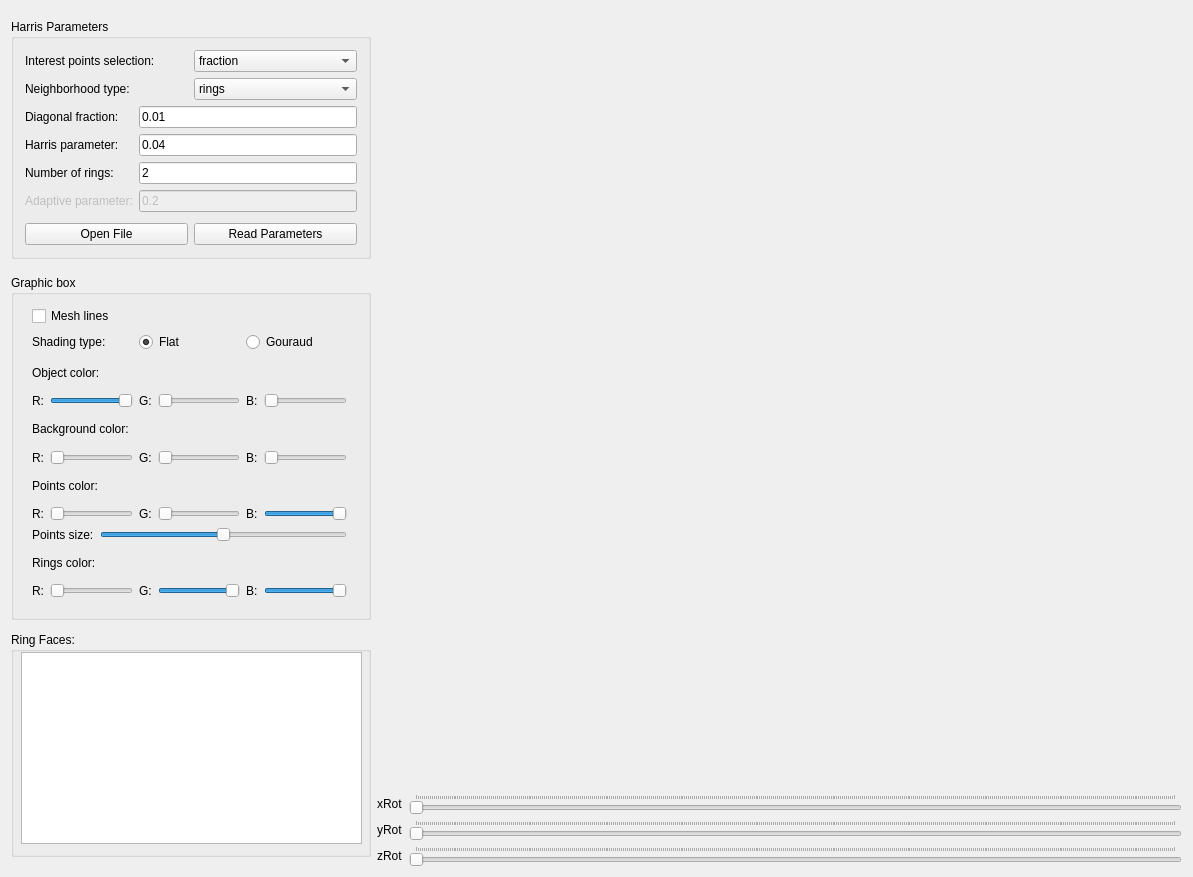
<?xml version="1.0" encoding="UTF-8"?>
<ui version="4.0">
 <class>Window</class>
 <widget class="QWidget" name="Window">
  <property name="geometry">
   <rect>
    <x>0</x>
    <y>0</y>
    <width>1193</width>
    <height>877</height>
   </rect>
  </property>
  <property name="windowTitle">
   <string>Window</string>
  </property>
  <layout class="QHBoxLayout" name="horizontalLayout_25">
   <item>
    <layout class="QVBoxLayout" name="verticalLayout_9">
     <item>
      <widget class="QGroupBox" name="groupBox">
       <property name="minimumSize">
        <size>
         <width>360</width>
         <height>240</height>
        </size>
       </property>
       <property name="maximumSize">
        <size>
         <width>360</width>
         <height>240</height>
        </size>
       </property>
       <property name="title">
        <string>Harris Parameters</string>
       </property>
       <layout class="QVBoxLayout" name="verticalLayout_8">
        <item>
         <layout class="QVBoxLayout" name="verticalLayout_5">
          <item>
           <layout class="QHBoxLayout" name="horizontalLayout_5">
            <item>
             <widget class="QLabel" name="label_4">
              <property name="text">
               <string>Interest points selection:</string>
              </property>
             </widget>
            </item>
            <item>
             <widget class="QComboBox" name="IPScomboBox">
              <item>
               <property name="text">
                <string>fraction</string>
               </property>
              </item>
              <item>
               <property name="text">
                <string>clustring</string>
               </property>
              </item>
             </widget>
            </item>
           </layout>
          </item>
          <item>
           <layout class="QHBoxLayout" name="horizontalLayout_4">
            <item>
             <widget class="QLabel" name="NTlabel">
              <property name="enabled">
               <bool>true</bool>
              </property>
              <property name="text">
               <string>Neighborhood type:       </string>
              </property>
             </widget>
            </item>
            <item>
             <widget class="QComboBox" name="NTcomboBox">
              <property name="enabled">
               <bool>true</bool>
              </property>
              <item>
               <property name="text">
                <string>rings</string>
               </property>
              </item>
              <item>
               <property name="text">
                <string>adaptive</string>
               </property>
              </item>
             </widget>
            </item>
           </layout>
          </item>
          <item>
           <layout class="QFormLayout" name="formLayout">
            <item row="0" column="0">
             <widget class="QLabel" name="DFlabel">
              <property name="text">
               <string>Diagonal fraction:</string>
              </property>
             </widget>
            </item>
            <item row="0" column="1">
             <widget class="QLineEdit" name="DFlineEdit">
              <property name="text">
               <string>0.01</string>
              </property>
             </widget>
            </item>
            <item row="1" column="0">
             <widget class="QLabel" name="HPlabel">
              <property name="text">
               <string>Harris parameter:</string>
              </property>
             </widget>
            </item>
            <item row="1" column="1">
             <widget class="QLineEdit" name="HPlineEdit">
              <property name="text">
               <string>0.04</string>
              </property>
              <property name="placeholderText">
               <string/>
              </property>
             </widget>
            </item>
            <item row="2" column="0">
             <widget class="QLabel" name="RNlabel">
              <property name="text">
               <string>Number of rings:</string>
              </property>
             </widget>
            </item>
            <item row="2" column="1">
             <widget class="QLineEdit" name="RNlineEdit">
              <property name="text">
               <string>2</string>
              </property>
              <property name="placeholderText">
               <string/>
              </property>
             </widget>
            </item>
            <item row="3" column="0">
             <widget class="QLabel" name="SPlabel">
              <property name="enabled">
               <bool>false</bool>
              </property>
              <property name="text">
               <string>Adaptive parameter:</string>
              </property>
             </widget>
            </item>
            <item row="3" column="1">
             <widget class="QLineEdit" name="SPlineEdit">
              <property name="enabled">
               <bool>false</bool>
              </property>
              <property name="text">
               <string>0.2</string>
              </property>
              <property name="placeholderText">
               <string/>
              </property>
             </widget>
            </item>
           </layout>
          </item>
          <item>
           <layout class="QHBoxLayout" name="horizontalLayout_19">
            <item>
             <widget class="QPushButton" name="OpenFilepushButton">
              <property name="text">
               <string>Open File</string>
              </property>
             </widget>
            </item>
            <item>
             <widget class="QPushButton" name="DetectpushButton">
              <property name="text">
               <string>Read Parameters</string>
              </property>
             </widget>
            </item>
           </layout>
          </item>
         </layout>
        </item>
       </layout>
      </widget>
     </item>
     <item>
      <widget class="QGroupBox" name="groupBox_2">
       <property name="minimumSize">
        <size>
         <width>360</width>
         <height>345</height>
        </size>
       </property>
       <property name="maximumSize">
        <size>
         <width>360</width>
         <height>340</height>
        </size>
       </property>
       <property name="title">
        <string>Graphic box</string>
       </property>
       <widget class="QWidget" name="">
        <property name="geometry">
         <rect>
          <x>10</x>
          <y>20</y>
          <width>337</width>
          <height>314</height>
         </rect>
        </property>
        <layout class="QVBoxLayout" name="verticalLayout_7">
         <item>
          <widget class="QCheckBox" name="MeshLinescheckBox">
           <property name="text">
            <string>Mesh lines</string>
           </property>
          </widget>
         </item>
         <item>
          <layout class="QHBoxLayout" name="horizontalLayout_24">
           <item>
            <widget class="QLabel" name="label_22">
             <property name="text">
              <string>Shading type:</string>
             </property>
            </widget>
           </item>
           <item>
            <widget class="QRadioButton" name="radioButton">
             <property name="text">
              <string>Flat</string>
             </property>
             <property name="checked">
              <bool>true</bool>
             </property>
            </widget>
           </item>
           <item>
            <widget class="QRadioButton" name="radioButton_2">
             <property name="text">
              <string>Gouraud </string>
             </property>
            </widget>
           </item>
          </layout>
         </item>
         <item>
          <layout class="QVBoxLayout" name="verticalLayout_3">
           <item>
            <widget class="QLabel" name="label_8">
             <property name="text">
              <string>Object color:</string>
             </property>
            </widget>
           </item>
           <item>
            <layout class="QHBoxLayout" name="horizontalLayout_9">
             <item>
              <layout class="QHBoxLayout" name="horizontalLayout_6">
               <item>
                <widget class="QLabel" name="label_5">
                 <property name="text">
                  <string>R:</string>
                 </property>
                </widget>
               </item>
               <item>
                <widget class="QSlider" name="RObjSlider">
                 <property name="maximum">
                  <number>100</number>
                 </property>
                 <property name="sliderPosition">
                  <number>100</number>
                 </property>
                 <property name="orientation">
                  <enum>Qt::Horizontal</enum>
                 </property>
                </widget>
               </item>
              </layout>
             </item>
             <item>
              <layout class="QHBoxLayout" name="horizontalLayout_7">
               <item>
                <widget class="QLabel" name="label_6">
                 <property name="text">
                  <string>G:</string>
                 </property>
                </widget>
               </item>
               <item>
                <widget class="QSlider" name="GObjSlider">
                 <property name="maximum">
                  <number>100</number>
                 </property>
                 <property name="orientation">
                  <enum>Qt::Horizontal</enum>
                 </property>
                </widget>
               </item>
              </layout>
             </item>
             <item>
              <layout class="QHBoxLayout" name="horizontalLayout_8">
               <item>
                <widget class="QLabel" name="label_7">
                 <property name="text">
                  <string>B:</string>
                 </property>
                </widget>
               </item>
               <item>
                <widget class="QSlider" name="BObjSlider">
                 <property name="maximum">
                  <number>100</number>
                 </property>
                 <property name="orientation">
                  <enum>Qt::Horizontal</enum>
                 </property>
                </widget>
               </item>
              </layout>
             </item>
            </layout>
           </item>
          </layout>
         </item>
         <item>
          <layout class="QVBoxLayout" name="verticalLayout_4">
           <item>
            <widget class="QLabel" name="label_9">
             <property name="text">
              <string>Background color:</string>
             </property>
            </widget>
           </item>
           <item>
            <layout class="QHBoxLayout" name="horizontalLayout_13">
             <item>
              <layout class="QHBoxLayout" name="horizontalLayout_10">
               <item>
                <widget class="QLabel" name="label_10">
                 <property name="text">
                  <string>R:</string>
                 </property>
                </widget>
               </item>
               <item>
                <widget class="QSlider" name="RBackSlider">
                 <property name="maximum">
                  <number>100</number>
                 </property>
                 <property name="orientation">
                  <enum>Qt::Horizontal</enum>
                 </property>
                </widget>
               </item>
              </layout>
             </item>
             <item>
              <layout class="QHBoxLayout" name="horizontalLayout_11">
               <item>
                <widget class="QLabel" name="label_11">
                 <property name="text">
                  <string>G:</string>
                 </property>
                </widget>
               </item>
               <item>
                <widget class="QSlider" name="GBackSlider">
                 <property name="maximum">
                  <number>100</number>
                 </property>
                 <property name="orientation">
                  <enum>Qt::Horizontal</enum>
                 </property>
                </widget>
               </item>
              </layout>
             </item>
             <item>
              <layout class="QHBoxLayout" name="horizontalLayout_12">
               <item>
                <widget class="QLabel" name="label_12">
                 <property name="text">
                  <string>B:</string>
                 </property>
                </widget>
               </item>
               <item>
                <widget class="QSlider" name="BBackSlider">
                 <property name="maximum">
                  <number>100</number>
                 </property>
                 <property name="orientation">
                  <enum>Qt::Horizontal</enum>
                 </property>
                </widget>
               </item>
              </layout>
             </item>
            </layout>
           </item>
          </layout>
         </item>
         <item>
          <layout class="QVBoxLayout" name="verticalLayout">
           <item>
            <widget class="QLabel" name="label_13">
             <property name="text">
              <string>Points color:</string>
             </property>
            </widget>
           </item>
           <item>
            <layout class="QHBoxLayout" name="horizontalLayout_14">
             <item>
              <layout class="QHBoxLayout" name="horizontalLayout_15">
               <item>
                <widget class="QLabel" name="label_14">
                 <property name="text">
                  <string>R:</string>
                 </property>
                </widget>
               </item>
               <item>
                <widget class="QSlider" name="RPointSlider">
                 <property name="maximum">
                  <number>100</number>
                 </property>
                 <property name="orientation">
                  <enum>Qt::Horizontal</enum>
                 </property>
                </widget>
               </item>
              </layout>
             </item>
             <item>
              <layout class="QHBoxLayout" name="horizontalLayout_16">
               <item>
                <widget class="QLabel" name="label_15">
                 <property name="text">
                  <string>G:</string>
                 </property>
                </widget>
               </item>
               <item>
                <widget class="QSlider" name="GPointSlider">
                 <property name="maximum">
                  <number>100</number>
                 </property>
                 <property name="orientation">
                  <enum>Qt::Horizontal</enum>
                 </property>
                </widget>
               </item>
              </layout>
             </item>
             <item>
              <layout class="QHBoxLayout" name="horizontalLayout_17">
               <item>
                <widget class="QLabel" name="label_16">
                 <property name="text">
                  <string>B:</string>
                 </property>
                </widget>
               </item>
               <item>
                <widget class="QSlider" name="BPointSlider">
                 <property name="maximum">
                  <number>100</number>
                 </property>
                 <property name="sliderPosition">
                  <number>100</number>
                 </property>
                 <property name="orientation">
                  <enum>Qt::Horizontal</enum>
                 </property>
                </widget>
               </item>
              </layout>
             </item>
            </layout>
           </item>
          </layout>
         </item>
         <item>
          <layout class="QHBoxLayout" name="horizontalLayout_18">
           <item>
            <widget class="QLabel" name="label_17">
             <property name="text">
              <string>Points size:</string>
             </property>
            </widget>
           </item>
           <item>
            <widget class="QSlider" name="PointSizeSlider">
             <property name="maximum">
              <number>100</number>
             </property>
             <property name="sliderPosition">
              <number>50</number>
             </property>
             <property name="orientation">
              <enum>Qt::Horizontal</enum>
             </property>
            </widget>
           </item>
          </layout>
         </item>
         <item>
          <layout class="QVBoxLayout" name="verticalLayout_6">
           <item>
            <widget class="QLabel" name="label_18">
             <property name="text">
              <string>Rings color:</string>
             </property>
            </widget>
           </item>
           <item>
            <layout class="QHBoxLayout" name="horizontalLayout_20">
             <item>
              <layout class="QHBoxLayout" name="horizontalLayout_21">
               <item>
                <widget class="QLabel" name="label_19">
                 <property name="text">
                  <string>R:</string>
                 </property>
                </widget>
               </item>
               <item>
                <widget class="QSlider" name="RRingSlider">
                 <property name="maximum">
                  <number>100</number>
                 </property>
                 <property name="orientation">
                  <enum>Qt::Horizontal</enum>
                 </property>
                </widget>
               </item>
              </layout>
             </item>
             <item>
              <layout class="QHBoxLayout" name="horizontalLayout_22">
               <item>
                <widget class="QLabel" name="label_20">
                 <property name="text">
                  <string>G:</string>
                 </property>
                </widget>
               </item>
               <item>
                <widget class="QSlider" name="GRingSlider">
                 <property name="maximum">
                  <number>100</number>
                 </property>
                 <property name="sliderPosition">
                  <number>100</number>
                 </property>
                 <property name="orientation">
                  <enum>Qt::Horizontal</enum>
                 </property>
                </widget>
               </item>
              </layout>
             </item>
             <item>
              <layout class="QHBoxLayout" name="horizontalLayout_23">
               <item>
                <widget class="QLabel" name="label_21">
                 <property name="text">
                  <string>B:</string>
                 </property>
                </widget>
               </item>
               <item>
                <widget class="QSlider" name="BRingSlider">
                 <property name="maximum">
                  <number>100</number>
                 </property>
                 <property name="sliderPosition">
                  <number>100</number>
                 </property>
                 <property name="orientation">
                  <enum>Qt::Horizontal</enum>
                 </property>
                </widget>
               </item>
              </layout>
             </item>
            </layout>
           </item>
          </layout>
         </item>
        </layout>
       </widget>
      </widget>
     </item>
     <item>
      <widget class="QGroupBox" name="groupBox_3">
       <property name="minimumSize">
        <size>
         <width>360</width>
         <height>225</height>
        </size>
       </property>
       <property name="maximumSize">
        <size>
         <width>360</width>
         <height>225</height>
        </size>
       </property>
       <property name="title">
        <string>Ring Faces:</string>
       </property>
       <widget class="QListWidget" name="HarrisVerticeslistWidget">
        <property name="geometry">
         <rect>
          <x>10</x>
          <y>20</y>
          <width>341</width>
          <height>192</height>
         </rect>
        </property>
       </widget>
      </widget>
     </item>
    </layout>
   </item>
   <item>
    <layout class="QVBoxLayout" name="verticalLayout_2">
     <item>
      <widget class="MyGLWidget" name="myGLWidget" native="true">
       <property name="minimumSize">
        <size>
         <width>800</width>
         <height>300</height>
        </size>
       </property>
      </widget>
     </item>
     <item>
      <layout class="QHBoxLayout" name="horizontalLayout">
       <item>
        <widget class="QLabel" name="label">
         <property name="text">
          <string>xRot</string>
         </property>
        </widget>
       </item>
       <item>
        <widget class="QSlider" name="rotXSlider">
         <property name="maximum">
          <number>5760</number>
         </property>
         <property name="singleStep">
          <number>16</number>
         </property>
         <property name="pageStep">
          <number>15</number>
         </property>
         <property name="orientation">
          <enum>Qt::Horizontal</enum>
         </property>
         <property name="tickPosition">
          <enum>QSlider::TicksAbove</enum>
         </property>
         <property name="tickInterval">
          <number>15</number>
         </property>
        </widget>
       </item>
      </layout>
     </item>
     <item>
      <layout class="QHBoxLayout" name="horizontalLayout_2">
       <item>
        <widget class="QLabel" name="label_2">
         <property name="text">
          <string>yRot</string>
         </property>
        </widget>
       </item>
       <item>
        <widget class="QSlider" name="rotYSlider">
         <property name="maximum">
          <number>5760</number>
         </property>
         <property name="singleStep">
          <number>16</number>
         </property>
         <property name="pageStep">
          <number>15</number>
         </property>
         <property name="orientation">
          <enum>Qt::Horizontal</enum>
         </property>
         <property name="tickPosition">
          <enum>QSlider::TicksAbove</enum>
         </property>
         <property name="tickInterval">
          <number>15</number>
         </property>
        </widget>
       </item>
      </layout>
     </item>
     <item>
      <layout class="QHBoxLayout" name="horizontalLayout_3">
       <item>
        <widget class="QLabel" name="label_3">
         <property name="text">
          <string>zRot</string>
         </property>
        </widget>
       </item>
       <item>
        <widget class="QSlider" name="rotZSlider">
         <property name="maximum">
          <number>5760</number>
         </property>
         <property name="singleStep">
          <number>16</number>
         </property>
         <property name="pageStep">
          <number>15</number>
         </property>
         <property name="orientation">
          <enum>Qt::Horizontal</enum>
         </property>
         <property name="tickPosition">
          <enum>QSlider::TicksAbove</enum>
         </property>
         <property name="tickInterval">
          <number>15</number>
         </property>
        </widget>
       </item>
      </layout>
     </item>
    </layout>
   </item>
  </layout>
  <zorder></zorder>
  <zorder></zorder>
  <zorder>layoutWidget</zorder>
  <zorder>label_22</zorder>
  <zorder>radioButton</zorder>
  <zorder>radioButton_2</zorder>
 </widget>
 <layoutdefault spacing="6" margin="11"/>
 <customwidgets>
  <customwidget>
   <class>MyGLWidget</class>
   <extends>QWidget</extends>
   <header>myglwidget.h</header>
   <container>1</container>
   <slots>
    <slot>setXRotation(int)</slot>
    <slot>setZRotation(int)</slot>
    <slot>setYRotation(int)</slot>
    <slot>loadOFFFile()</slot>
    <slot>changeObjRColor(int)</slot>
    <slot>changeObjGColor(int)</slot>
    <slot>changeObjBColor(int)</slot>
    <slot>changeBackRColor(int)</slot>
    <slot>changeBackGColor(int)</slot>
    <slot>changeBackBColor(int)</slot>
    <slot>changePointRColor(int)</slot>
    <slot>changePointGColor(int)</slot>
    <slot>changePointBColor(int)</slot>
    <slot>changePointSize(int)</slot>
    <slot>calculateHarrisPoints()</slot>
    <slot>getHPlineEditValue(QString)</slot>
    <slot>getDFlineEditValue(QString)</slot>
    <slot>getRNlineEditValue(QString)</slot>
    <slot>getIPScomboBoxValue(int)</slot>
    <slot>getHVlistWidgetValue(QModelIndex)</slot>
    <slot>changeRingGColor(int)</slot>
    <slot>changeRingRColor(int)</slot>
    <slot>changeRingBColor(int)</slot>
    <slot>MLchecked(bool)</slot>
    <slot>getNTcomboBoxValue(int)</slot>
    <slot>getAPlineEditValue(QString)</slot>
    <slot>SFchecked()</slot>
    <slot>SGchecked()</slot>
   </slots>
  </customwidget>
 </customwidgets>
 <resources/>
 <connections>
  <connection>
   <sender>rotXSlider</sender>
   <signal>valueChanged(int)</signal>
   <receiver>myGLWidget</receiver>
   <slot>setXRotation(int)</slot>
   <hints>
    <hint type="sourcelabel">
     <x>1110</x>
     <y>411</y>
    </hint>
    <hint type="destinationlabel">
     <x>628</x>
     <y>211</y>
    </hint>
   </hints>
  </connection>
  <connection>
   <sender>rotYSlider</sender>
   <signal>valueChanged(int)</signal>
   <receiver>myGLWidget</receiver>
   <slot>setYRotation(int)</slot>
   <hints>
    <hint type="sourcelabel">
     <x>1110</x>
     <y>578</y>
    </hint>
    <hint type="destinationlabel">
     <x>628</x>
     <y>211</y>
    </hint>
   </hints>
  </connection>
  <connection>
   <sender>rotZSlider</sender>
   <signal>valueChanged(int)</signal>
   <receiver>myGLWidget</receiver>
   <slot>setZRotation(int)</slot>
   <hints>
    <hint type="sourcelabel">
     <x>1179</x>
     <y>789</y>
    </hint>
    <hint type="destinationlabel">
     <x>628</x>
     <y>211</y>
    </hint>
   </hints>
  </connection>
  <connection>
   <sender>GObjSlider</sender>
   <signal>valueChanged(int)</signal>
   <receiver>myGLWidget</receiver>
   <slot>changeObjGColor(int)</slot>
   <hints>
    <hint type="sourcelabel">
     <x>242</x>
     <y>399</y>
    </hint>
    <hint type="destinationlabel">
     <x>697</x>
     <y>110</y>
    </hint>
   </hints>
  </connection>
  <connection>
   <sender>BObjSlider</sender>
   <signal>valueChanged(int)</signal>
   <receiver>myGLWidget</receiver>
   <slot>changeObjBColor(int)</slot>
   <hints>
    <hint type="sourcelabel">
     <x>354</x>
     <y>399</y>
    </hint>
    <hint type="destinationlabel">
     <x>697</x>
     <y>81</y>
    </hint>
   </hints>
  </connection>
  <connection>
   <sender>RObjSlider</sender>
   <signal>valueChanged(int)</signal>
   <receiver>myGLWidget</receiver>
   <slot>changeObjRColor(int)</slot>
   <hints>
    <hint type="sourcelabel">
     <x>129</x>
     <y>399</y>
    </hint>
    <hint type="destinationlabel">
     <x>697</x>
     <y>138</y>
    </hint>
   </hints>
  </connection>
  <connection>
   <sender>BPointSlider</sender>
   <signal>valueChanged(int)</signal>
   <receiver>myGLWidget</receiver>
   <slot>changePointBColor(int)</slot>
   <hints>
    <hint type="sourcelabel">
     <x>354</x>
     <y>515</y>
    </hint>
    <hint type="destinationlabel">
     <x>628</x>
     <y>211</y>
    </hint>
   </hints>
  </connection>
  <connection>
   <sender>GBackSlider</sender>
   <signal>valueChanged(int)</signal>
   <receiver>myGLWidget</receiver>
   <slot>changeBackGColor(int)</slot>
   <hints>
    <hint type="sourcelabel">
     <x>242</x>
     <y>457</y>
    </hint>
    <hint type="destinationlabel">
     <x>697</x>
     <y>206</y>
    </hint>
   </hints>
  </connection>
  <connection>
   <sender>BBackSlider</sender>
   <signal>valueChanged(int)</signal>
   <receiver>myGLWidget</receiver>
   <slot>changeBackBColor(int)</slot>
   <hints>
    <hint type="sourcelabel">
     <x>354</x>
     <y>457</y>
    </hint>
    <hint type="destinationlabel">
     <x>628</x>
     <y>210</y>
    </hint>
   </hints>
  </connection>
  <connection>
   <sender>RPointSlider</sender>
   <signal>valueChanged(int)</signal>
   <receiver>myGLWidget</receiver>
   <slot>changePointRColor(int)</slot>
   <hints>
    <hint type="sourcelabel">
     <x>129</x>
     <y>515</y>
    </hint>
    <hint type="destinationlabel">
     <x>697</x>
     <y>196</y>
    </hint>
   </hints>
  </connection>
  <connection>
   <sender>GPointSlider</sender>
   <signal>valueChanged(int)</signal>
   <receiver>myGLWidget</receiver>
   <slot>changePointGColor(int)</slot>
   <hints>
    <hint type="sourcelabel">
     <x>242</x>
     <y>515</y>
    </hint>
    <hint type="destinationlabel">
     <x>628</x>
     <y>206</y>
    </hint>
   </hints>
  </connection>
  <connection>
   <sender>RBackSlider</sender>
   <signal>valueChanged(int)</signal>
   <receiver>myGLWidget</receiver>
   <slot>changeBackRColor(int)</slot>
   <hints>
    <hint type="sourcelabel">
     <x>129</x>
     <y>457</y>
    </hint>
    <hint type="destinationlabel">
     <x>697</x>
     <y>182</y>
    </hint>
   </hints>
  </connection>
  <connection>
   <sender>OpenFilepushButton</sender>
   <signal>clicked()</signal>
   <receiver>myGLWidget</receiver>
   <slot>loadOFFFile()</slot>
   <hints>
    <hint type="sourcelabel">
     <x>86</x>
     <y>244</y>
    </hint>
    <hint type="destinationlabel">
     <x>697</x>
     <y>165</y>
    </hint>
   </hints>
  </connection>
  <connection>
   <sender>PointSizeSlider</sender>
   <signal>valueChanged(int)</signal>
   <receiver>myGLWidget</receiver>
   <slot>changePointSize(int)</slot>
   <hints>
    <hint type="sourcelabel">
     <x>356</x>
     <y>548</y>
    </hint>
    <hint type="destinationlabel">
     <x>628</x>
     <y>189</y>
    </hint>
   </hints>
  </connection>
  <connection>
   <sender>DetectpushButton</sender>
   <signal>clicked()</signal>
   <receiver>myGLWidget</receiver>
   <slot>calculateHarrisPoints()</slot>
   <hints>
    <hint type="sourcelabel">
     <x>357</x>
     <y>244</y>
    </hint>
    <hint type="destinationlabel">
     <x>697</x>
     <y>152</y>
    </hint>
   </hints>
  </connection>
  <connection>
   <sender>HPlineEdit</sender>
   <signal>textEdited(QString)</signal>
   <receiver>myGLWidget</receiver>
   <slot>getHPlineEditValue(QString)</slot>
   <hints>
    <hint type="sourcelabel">
     <x>357</x>
     <y>155</y>
    </hint>
    <hint type="destinationlabel">
     <x>505</x>
     <y>145</y>
    </hint>
   </hints>
  </connection>
  <connection>
   <sender>DFlineEdit</sender>
   <signal>textEdited(QString)</signal>
   <receiver>myGLWidget</receiver>
   <slot>getDFlineEditValue(QString)</slot>
   <hints>
    <hint type="sourcelabel">
     <x>357</x>
     <y>129</y>
    </hint>
    <hint type="destinationlabel">
     <x>505</x>
     <y>86</y>
    </hint>
   </hints>
  </connection>
  <connection>
   <sender>RNlineEdit</sender>
   <signal>textEdited(QString)</signal>
   <receiver>myGLWidget</receiver>
   <slot>getRNlineEditValue(QString)</slot>
   <hints>
    <hint type="sourcelabel">
     <x>357</x>
     <y>181</y>
    </hint>
    <hint type="destinationlabel">
     <x>505</x>
     <y>116</y>
    </hint>
   </hints>
  </connection>
  <connection>
   <sender>IPScomboBox</sender>
   <signal>currentIndexChanged(int)</signal>
   <receiver>myGLWidget</receiver>
   <slot>getIPScomboBoxValue(int)</slot>
   <hints>
    <hint type="sourcelabel">
     <x>357</x>
     <y>70</y>
    </hint>
    <hint type="destinationlabel">
     <x>505</x>
     <y>23</y>
    </hint>
   </hints>
  </connection>
  <connection>
   <sender>HarrisVerticeslistWidget</sender>
   <signal>doubleClicked(QModelIndex)</signal>
   <receiver>myGLWidget</receiver>
   <slot>getHVlistWidgetValue(QModelIndex)</slot>
   <hints>
    <hint type="sourcelabel">
     <x>345</x>
     <y>799</y>
    </hint>
    <hint type="destinationlabel">
     <x>563</x>
     <y>205</y>
    </hint>
   </hints>
  </connection>
  <connection>
   <sender>RRingSlider</sender>
   <signal>valueChanged(int)</signal>
   <receiver>myGLWidget</receiver>
   <slot>changeRingRColor(int)</slot>
   <hints>
    <hint type="sourcelabel">
     <x>129</x>
     <y>604</y>
    </hint>
    <hint type="destinationlabel">
     <x>505</x>
     <y>199</y>
    </hint>
   </hints>
  </connection>
  <connection>
   <sender>GRingSlider</sender>
   <signal>valueChanged(int)</signal>
   <receiver>myGLWidget</receiver>
   <slot>changeRingGColor(int)</slot>
   <hints>
    <hint type="sourcelabel">
     <x>242</x>
     <y>604</y>
    </hint>
    <hint type="destinationlabel">
     <x>521</x>
     <y>195</y>
    </hint>
   </hints>
  </connection>
  <connection>
   <sender>BRingSlider</sender>
   <signal>valueChanged(int)</signal>
   <receiver>myGLWidget</receiver>
   <slot>changeRingBColor(int)</slot>
   <hints>
    <hint type="sourcelabel">
     <x>354</x>
     <y>604</y>
    </hint>
    <hint type="destinationlabel">
     <x>529</x>
     <y>209</y>
    </hint>
   </hints>
  </connection>
  <connection>
   <sender>MeshLinescheckBox</sender>
   <signal>toggled(bool)</signal>
   <receiver>myGLWidget</receiver>
   <slot>MLchecked(bool)</slot>
   <hints>
    <hint type="sourcelabel">
     <x>67</x>
     <y>315</y>
    </hint>
    <hint type="destinationlabel">
     <x>479</x>
     <y>285</y>
    </hint>
   </hints>
  </connection>
  <connection>
   <sender>NTcomboBox</sender>
   <signal>currentIndexChanged(int)</signal>
   <receiver>myGLWidget</receiver>
   <slot>getNTcomboBoxValue(int)</slot>
   <hints>
    <hint type="sourcelabel">
     <x>357</x>
     <y>101</y>
    </hint>
    <hint type="destinationlabel">
     <x>395</x>
     <y>66</y>
    </hint>
   </hints>
  </connection>
  <connection>
   <sender>SPlineEdit</sender>
   <signal>textEdited(QString)</signal>
   <receiver>myGLWidget</receiver>
   <slot>getAPlineEditValue(QString)</slot>
   <hints>
    <hint type="sourcelabel">
     <x>357</x>
     <y>207</y>
    </hint>
    <hint type="destinationlabel">
     <x>409</x>
     <y>213</y>
    </hint>
   </hints>
  </connection>
  <connection>
   <sender>radioButton</sender>
   <signal>clicked()</signal>
   <receiver>myGLWidget</receiver>
   <slot>SFchecked()</slot>
   <hints>
    <hint type="sourcelabel">
     <x>219</x>
     <y>329</y>
    </hint>
    <hint type="destinationlabel">
     <x>496</x>
     <y>290</y>
    </hint>
   </hints>
  </connection>
  <connection>
   <sender>radioButton_2</sender>
   <signal>clicked()</signal>
   <receiver>myGLWidget</receiver>
   <slot>SGchecked()</slot>
   <hints>
    <hint type="sourcelabel">
     <x>315</x>
     <y>341</y>
    </hint>
    <hint type="destinationlabel">
     <x>550</x>
     <y>306</y>
    </hint>
   </hints>
  </connection>
 </connections>
</ui>
